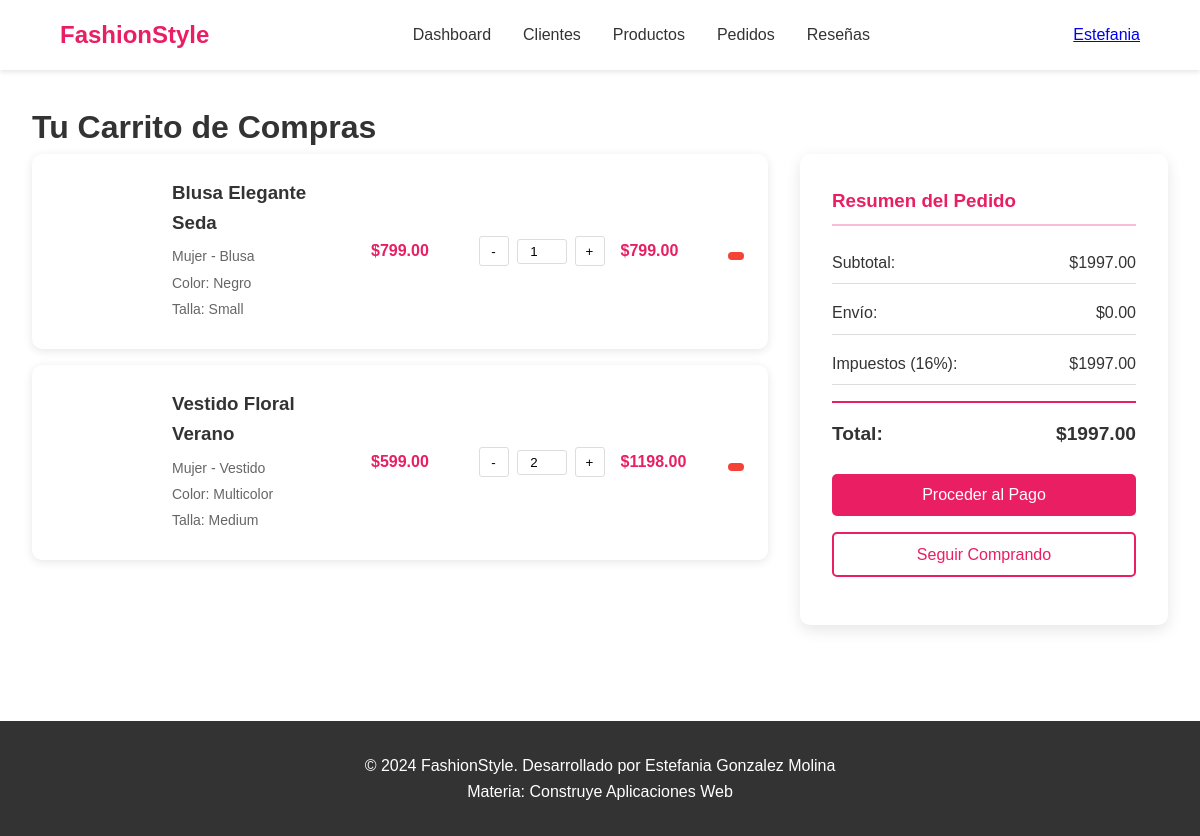
Page /carrito/ (signed in) on the committed database.
### tienda/models.py (models this page shows, shortened)
class Usuario(AbstractUser):
    TIPO_USUARIO = [
        ('admin', 'Administrador'),
        ('cliente', 'Cliente'),
    ]
    tipo_usuario = models.CharField(max_length=10, choices=TIPO_USUARIO, default='cliente')
    telefono = models.CharField(max_length=15, blank=True)
    calle = models.CharField(max_length=100, blank=True)
    numero_casa = models.CharField(max_length=10, blank=True)
    colonia = models.CharField(max_length=100, blank=True)
    ciudad = models.CharField(max_length=100, blank=True)
    codigo_postal = models.CharField(max_length=10, blank=True)
    descripcion_direccion = models.TextField(blank=True)
    fecha_registro = models.DateTimeField(auto_now_add=True)
    metodo_pago = models.CharField(max_length=50, blank=True)

class Carrito(models.Model):
    cliente = models.ForeignKey(Usuario, on_delete=models.CASCADE)
    producto = models.ForeignKey(Producto, on_delete=models.CASCADE)
    cantidad = models.IntegerField(default=1)
    fecha_agregado = models.DateTimeField(auto_now_add=True)
    def subtotal(self):
        return self.cantidad * self.producto.precio

class Producto(models.Model):
    TALLAS = [
        ('XS', 'Extra Small'),
        ('S', 'Small'),
        ('M', 'Medium'),
        ('L', 'Large'),
        ('XL', 'Extra Large'),
        ('XXL', 'Extra Extra Large'),
    ]
    TEMPORADAS = [
        ('primavera', 'Primavera'),
        ('verano', 'Verano'),
        ('otono', 'Otoño'),
        ('invierno', 'Invierno'),
    ]
    TIPOS = [
        ('camisa', 'Camisa'),
        ('pantalon', 'Pantalón'),
        ('vestido', 'Vestido'),
        ('falda', 'Falda'),
        ('blusa', 'Blusa'),
        ('chaqueta', 'Chaqueta'),
        ('zapatos', 'Zapatos'),
        ('accesorio', 'Accesorio'),
    ]
    categoria = models.ForeignKey(Categoria, on_delete=models.CASCADE)
    nombre = models.CharField(max_length=100)
    descripcion = models.TextField()
    precio = models.DecimalField(max_digits=10, decimal_places=2)
    stock = models.IntegerField(default=0)
    talla = models.CharField(max_length=10, choices=TALLAS)
    color = models.CharField(max_length=50)
    material = models.CharField(max_length=100)
    temporada = models.CharField(max_length=20, choices=TEMPORADAS)
    tipo = models.CharField(max_length=20, choices=TIPOS)
    imagen = models.ImageField(upload_to='productos/')
    destacado = models.BooleanField(default=False)
    fecha_creacion = models.DateTimeField(auto_now_add=True)
    edad_recomendada = models.CharField(max_length=20, blank=True)

class Categoria(models.Model):
    nombre = models.CharField(max_length=50)
    descripcion = models.TextField(blank=True)

### tienda/views.py (the view)
# urls.py: path('carrito/', views.ver_carrito, name='ver_carrito'),
@login_required
def ver_carrito(request):
    carrito_items = Carrito.objects.filter(cliente=request.user)
    total = sum(item.subtotal() for item in carrito_items)
    context = {
        'carrito_items': carrito_items,
        'total': total,
    }
    return render(request, 'tienda/carrito.html', context)

### tienda/templates/tienda/carrito.html (shortened to what this page needs)
{% extends 'tienda/base.html' %}
{% block content %}
<div class="carrito-container">
    <h1>Tu Carrito de Compras</h1>
    {% if carrito_items %}
    <div class="carrito-content">
        <div class="carrito-items">
            {% for item in carrito_items %}
            <div class="carrito-item">
                <div class="item-info">
                    <h3>{{ item.producto.nombre }}</h3>
                    <p class="item-categoria">{{ item.producto.categoria.nombre }} - {{ item.producto.get_tipo_display }}</p>
                    <p class="item-color">Color: {{ item.producto.color }}</p>
                    <p class="item-talla">Talla: {{ item.producto.get_talla_display }}</p>
                </div>
                <div class="item-precio">
                    <p class="precio-unitario">${{ item.producto.precio }}</p>
                </div>
                <div class="item-cantidad">
                    <form method="post" action="{% url 'actualizar_carrito' item.id %}">
                        <div class="quantity-controls">
                            <button type="button" class="quantity-btn" onclick="updateQuantity({{ item.id }}, -1)">-</button>
                            <input type="number" name="cantidad" value="{{ item.cantidad }}" min="1" max="{{ item.producto.stock }}"
                                   class="quantity-input" id="quantity-{{ item.id }}">
                            <button type="button" class="quantity-btn" onclick="updateQuantity({{ item.id }}, 1)">+</button>
                        </div>
                    </form>
                </div>
                <div class="item-subtotal">
                    <p class="subtotal">${{ item.subtotal }}</p>
                </div>
                <div class="item-actions">
                    <form method="post" action="{% url 'eliminar_carrito' item.id %}">
                        <button type="submit" class="btn btn-danger btn-sm">
                        </button>
                    </form>
                </div>
            </div>
            {% endfor %}
        </div>
        <div class="carrito-resumen">
            <div class="resumen-card">
                <h3>Resumen del Pedido</h3>
                <div class="resumen-line">
                    <span>Subtotal:</span>
                    <span>${{ total }}</span>
                </div>
                <div class="resumen-line">
                    <span>Envío:</span>
                    <span>$0.00</span>
                </div>
                <div class="resumen-line">
                    <span>Impuestos (16%):</span>
                    <span>${{ total|floatformat:2|add:"0"|floatformat:2 }}</span>
                </div>
                <div class="resumen-line total">
                    <strong>Total:</strong>
                    <strong>${{ total|floatformat:2|add:"0"|floatformat:2 }}</strong>
                </div>
                <a href="{% url 'checkout' %}" class="btn btn-primary btn-large btn-block">
                    Proceder al Pago
                </a>
                <div class="carrito-actions">
                    <a href="{% url 'todos_productos' %}" class="btn btn-outline btn-block">
                        Seguir Comprando
                    </a>
                </div>
            </div>
        </div>
    </div>
    {% endif %}
</div>
{% endblock %}

### tienda/templates/tienda/base.html (shortened to what this page needs)
<!DOCTYPE html>
<html lang="es">
<head>
    {% load static %}
    <link rel="stylesheet" href="{% static 'css/style.css' %}">
    <link href="https://cdnjs.cloudflare.com/ajax/libs/font-awesome-6.0.0/css/all.min.css" rel="stylesheet">
</head>
<body>
    <header>
        <nav class="navbar">
            <div class="nav-brand">
                <a href="{% url 'index' %}">FashionStyle</a>
            </div>
            <ul class="nav-menu">
                {% if user.is_authenticated %}
                    {% if user.tipo_usuario == 'admin' %}
                        <li><a href="{% url 'admin_dashboard' %}">Dashboard</a></li>
                        <li><a href="{% url 'gestion_clientes' %}">Clientes</a></li>
                        <li><a href="{% url 'gestion_productos' %}">Productos</a></li>
                        <li><a href="{% url 'gestion_pedidos' %}">Pedidos</a></li>
                        <li><a href="{% url 'gestion_resenas' %}">Reseñas</a></li>
                    {% endif %}
                {% endif %}
            </ul>
            <div class="nav-actions">
                {% if user.is_authenticated %}
                    <div class="dropdown">
                        <a href="#" class="nav-user"> {{ user.username }}</a>
                    </div>
                {% else %}
                    <a href="{% url 'login' %}" class="btn btn-outline">Iniciar Sesión</a>
                    <a href="{% url 'registro' %}" class="btn btn-primary">Registrarse</a>
                {% endif %}
            </div>
        </nav>
    </header>
    <main>
        {% block content %}
        {% endblock %}
    </main>
    <footer>
        <div class="footer-content">
            <p>&copy; 2024 FashionStyle. Desarrollado por Estefania Gonzalez Molina</p>
            <p>Materia: Construye Aplicaciones Web</p>
        </div>
    </footer>
</body>
</html>

### static/css/style.css (style rules this page uses)
:root { --primary-color: #e91e63; --secondary-color: #f8bbd9; --accent-color: #ad1457; --text-color: #333; --bg-color: #fff; --border-color: #ddd; --success-color: #4caf50; --warning-color: #ff9800; --error-color: #f44336; }
* { margin: 0; padding: 0; box-sizing: border-box; }
body { font-family: 'Arial', sans-serif; line-height: 1.6; color: var(--text-color); background-color: var(--bg-color); }
.navbar { display: flex; justify-content: space-between; align-items: center; padding: 1rem 5%; background-color: var(--bg-color); box-shadow: 0 2px 5px rgba(0,0,0,0.1); }
.nav-brand a { font-size: 1.5rem; font-weight: bold; color: var(--primary-color); text-decoration: none; }
.nav-menu { display: flex; list-style: none; gap: 2rem; }
.nav-menu a { text-decoration: none; color: var(--text-color); transition: color 0.3s; }
.dropdown { position: relative; }
.btn { display: inline-block; padding: 0.5rem 1rem; border: none; border-radius: 5px; text-decoration: none; cursor: pointer; transition: all 0.3s; }
.btn-primary { background-color: var(--primary-color); color: white; }
.btn-outline { border: 2px solid var(--primary-color); color: var(--primary-color); background: transparent; }
.btn-danger { background-color: var(--error-color); color: white; }
.btn-sm { padding: 0.25rem 0.5rem; font-size: 0.875rem; }
footer { background-color: #333; color: white; text-align: center; padding: 2rem; margin-top: 4rem; }

### tienda/templates/tienda/carrito.html (style rules this page uses)
.carrito-container { max-width: 1200px; margin: 0 auto; padding: 2rem; }
.carrito-content { display: grid; grid-template-columns: 2fr 1fr; gap: 2rem; align-items: start; }
.carrito-item { display: grid; grid-template-columns: 100px 2fr 1fr 1fr 1fr auto; gap: 1rem; align-items: center; padding: 1.5rem; background: white; border-radius: 10px; box-shadow: 0 2px 10px rgba(0,0,0,0.1); margin-bottom: 1rem; }
.item-info h3 { margin: 0 0 0.5rem 0; color: var(--text-color); }
.item-categoria, .item-color, .item-talla { margin: 0.25rem 0; color: #666; font-size: 0.875rem; }
.precio-unitario, .subtotal { font-weight: bold; color: var(--primary-color); }
.quantity-controls { display: flex; align-items: center; gap: 0.5rem; }
.quantity-btn { width: 30px; height: 30px; border: 1px solid var(--border-color); background: white; border-radius: 3px; cursor: pointer; display: flex; align-items: center; justify-content: center; }
.quantity-input { width: 50px; text-align: center; padding: 0.25rem; border: 1px solid var(--border-color); border-radius: 3px; }
.carrito-resumen { position: sticky; top: 2rem; }
.resumen-card { background: white; padding: 2rem; border-radius: 10px; box-shadow: 0 5px 15px rgba(0,0,0,0.1); }
.resumen-card h3 { margin-bottom: 1.5rem; color: var(--primary-color); border-bottom: 2px solid var(--secondary-color); padding-bottom: 0.5rem; }
.resumen-line { display: flex; justify-content: space-between; margin-bottom: 1rem; padding-bottom: 0.5rem; border-bottom: 1px solid var(--border-color); }
.resumen-line.total { border-top: 2px solid var(--primary-color); border-bottom: none; padding-top: 1rem; margin-top: 1rem; font-size: 1.2rem; }
.btn-block { display: block; width: 100%; text-align: center; margin-bottom: 1rem; }

### rows in the picture
Usuario: username "Estefania"
Carrito: producto.nombre "Blusa Elegante Seda", producto.categoria.nombre "Mujer", producto.tipo "Blusa", producto.color "Negro", producto.talla "Small", producto.precio "799.00", cantidad "1", subtotal "799.00"
Carrito: producto.nombre "Vestido Floral Verano", producto.categoria.nombre "Mujer", producto.tipo "Vestido", producto.color "Multicolor", producto.talla "Medium", producto.precio "599.00", cantidad "2", subtotal "1198.00"

### other values in the picture
{{ total }} "1997.00"
{{ total|floatformat:2|add:"0"|floatformat:2 }} "1997.00"
